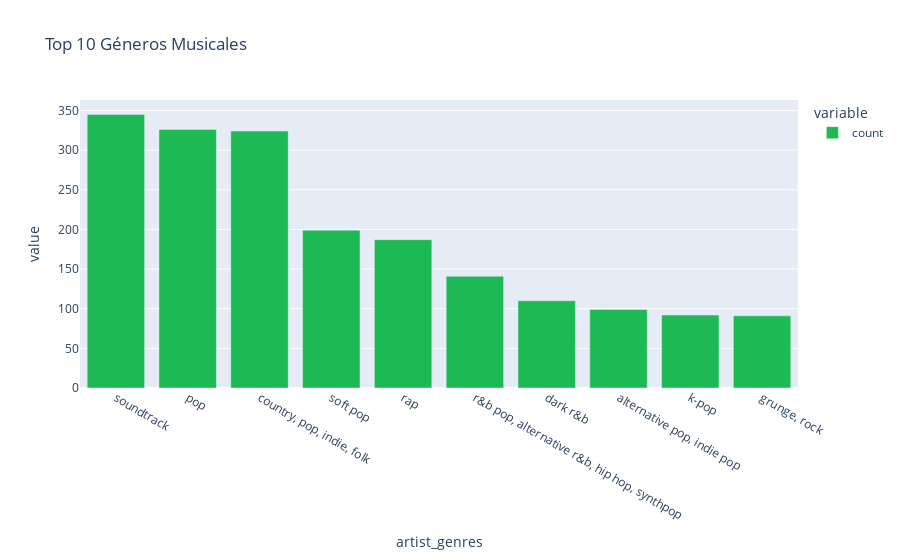

Here is the notebook cell this chart was saved with:
### Markdown cell above
Gráfico 1: Top 10 Generos por Artista

### Code cell
top_generos = df["artist_genres"].value_counts().head(10)
title1="Top 10 Géneros Musicales"
fig1 = px.bar(top_generos, title=title1,
    color_discrete_sequence=triadicos)

fig1.show()

### Figure 1 — Plotly figure (JSON) as saved in the notebook; plotly's stock layout.template omitted (floating-point values rounded to 4 significant figures)
{"data": [{"hovertemplate": "variable=count<br>artist_genres=%{x}<br>value=%{y}<extra></extra>", "legendgroup": "count", "marker": {"color": "#1db954", "pattern": {"shape": ""}}, "name": "count", "orientation": "v", "showlegend": true, "textposition": "auto", "type": "bar", "x": ["soundtrack", "pop", "country, pop, indie, folk", "soft pop", "rap", "r&b pop, alternative r&b, hip hop, synthpop", "dark r&b", "alternative pop, indie pop", "k-pop", "grunge, rock"], "xaxis": "x", "y": [345, 326, 324, 199, 187, 141, 110, 99, 92, 91], "yaxis": "y"}], "layout": {"barmode": "relative", "legend": {"title": {"text": "variable"}, "tracegroupgap": 0}, "title": {"text": "Top 10 Géneros Musicales"}, "xaxis": {"anchor": "y", "domain": [0, 1], "title": {"text": "artist_genres"}}, "yaxis": {"anchor": "x", "domain": [0, 1], "title": {"text": "value"}}}}
